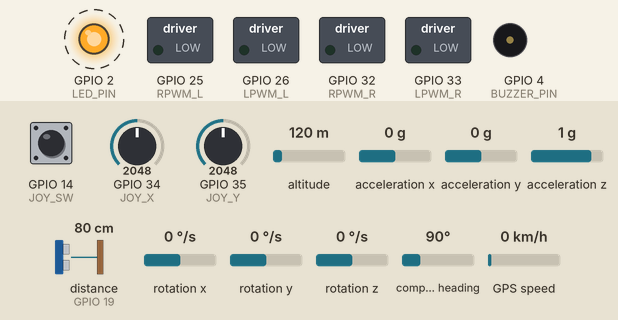
The sketch below on a simulated ESP32. On the bench: switched loads named in the sketch (green lamp = pin HIGH), output pins drawn as LEDs (lit = HIGH), buzzer (waves = sounding). Wiring (inferred from the names in the program): ultrasonic range finder: trigger GPIO 18; echo GPIO 19. Dashed ring = blinking. Inputs (shaded band) come from the test bench; at power-on: acceleration x 0 g, distance to the obstacle (sensor on GPIO 19) 80 cm, GPIO 14 (JOY_SW) HIGH, GPIO 34 (JOY_X) = 2048, GPIO 35 (JOY_Y) = 2048, altitude 120 m, acceleration y 0 g, acceleration z 1 g, rotation x 0 °/s, rotation y 0 °/s, rotation z 0 °/s, compass heading 90°, GPS speed 0 km/h. The echo pulse lasts 58.3 µs per cm; the GPS gets a fix after 3 s at 37.7749, -122.4194 with 8 satellites; nothing arrives over Bluetooth unless stated; pins used as bus, display or sensor lines are not drawn; what the sketch prints to the serial monitor is not drawn.

Above: at 1.5 s.
1.6 s: acceleration x set to -1 g
At 4.4 s:
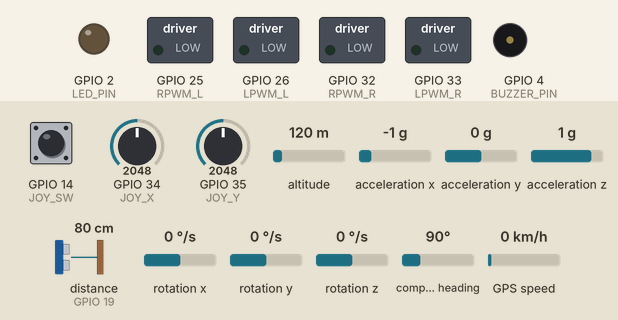
5.7 s: acceleration x set to -1.3 g
At 6.18 s:
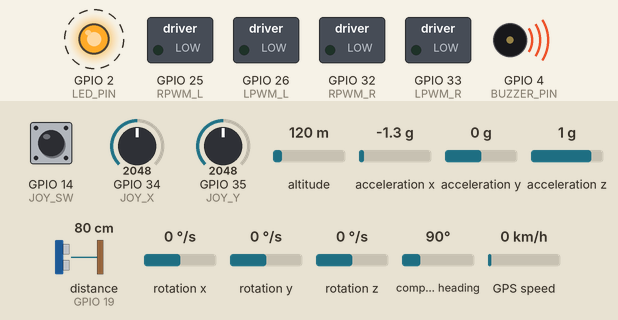
9.2 s: distance to the obstacle (sensor on GPIO 19) set to 35 cm
12.7 s: distance to the obstacle (sensor on GPIO 19) set to 18 cm
16.2 s: GPIO 14 (JOY_SW) pulled LOW for 0.15 s
19.7 s: GPIO 14 (JOY_SW) pulled LOW for 1 s
At 20.13 s:
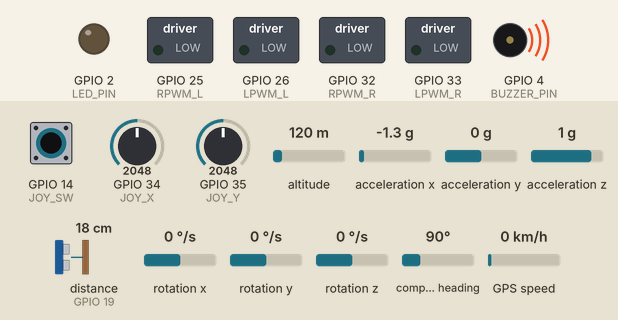
Timing chart, 0 to 24.2 s (numbered marks = the images above; inputs shaded):
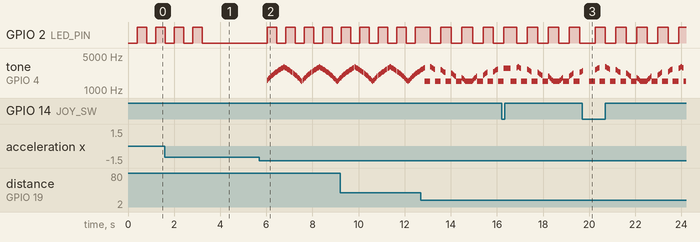

The sketch:

SmartWheelchair.ino
```cpp
#include <Wire.h>
#include <MPU6050.h>
#include <TinyGPSPlus.h>
#include "BluetoothSerial.h"

// ===== MODULES =====
BluetoothSerial SerialBT;
TinyGPSPlus gps;
HardwareSerial SerialGPS(2);
MPU6050 mpu;

// ===== PINS =====
const int RPWM_R = 32, LPWM_R = 33, RPWM_L = 25, LPWM_L = 26;
const int JOY_X = 34, JOY_Y = 35, JOY_SW = 14;
const int TRIG_PIN = 18, ECHO_PIN = 19;
const int BUZZER_PIN = 4, LED_PIN = 2;

// ===== SPEED SETTINGS =====
int btSpeed = 45;          // Normal Bluetooth speed
int maxSpeed = 120;        // Max speed for joystick
const int BOOST_SPEED = 70;
const int PRECISION_SPEED = 30;

// ===== JOYSTICK CONFIG =====
int centerX = 2048, centerY = 2048;
const int deadzone = 600;

// ===== STATE =====
bool btActive = false, joystickActive = false;
bool alarmActive = false, buttonAlarmActive = false, fallDetected = false;
bool blinkState = false;
unsigned long lastBlink = 0;
unsigned long lastBTTime = 0, lastJoyTime = 0;
const unsigned long BT_TIMEOUT = 3000, JOY_TIMEOUT = 800;
unsigned long lastGPSread = 0, lastGPSsend = 0, lastFallCheck = 0, lastObstacleCheck = 0;
bool lastButtonState = HIGH;

// ===== SETUP =====
void setup() {
  Serial.begin(115200);
  Wire.begin(21, 22);
  mpu.initialize();
  SerialBT.begin("ESP32_WHEELCHAIR");
  SerialGPS.begin(9600, SERIAL_8N1, 16, 17);

  pinMode(RPWM_R, OUTPUT); pinMode(LPWM_R, OUTPUT);
  pinMode(RPWM_L, OUTPUT); pinMode(LPWM_L, OUTPUT);
  pinMode(TRIG_PIN, OUTPUT); pinMode(ECHO_PIN, INPUT);
  pinMode(LED_PIN, OUTPUT); pinMode(BUZZER_PIN, OUTPUT);
  pinMode(JOY_SW, INPUT_PULLUP);

  stopAll();

  long sumX = 0, sumY = 0;
  for (int i = 0; i < 30; i++) {
    sumX += analogRead(JOY_X);
    sumY += analogRead(JOY_Y);
    delay(10);
  }
  centerX = sumX / 30; centerY = sumY / 30;

  Serial.printf("🧭 Joystick centered: %d,%d\n", centerX, centerY);
  Serial.println("✅ System ready!");
}

// ===== LOOP =====
void loop() {
  handleBluetooth();
  handleJoystick();
  handleButton();
  handleGPS();

  if (millis() - lastFallCheck > 500) { detectFall(); lastFallCheck = millis(); }
  if (millis() - lastObstacleCheck > 200) { obstacleCheck(); lastObstacleCheck = millis(); }

  if (btActive && millis() - lastBTTime > BT_TIMEOUT) { btActive = false; stopAll(); }
  if (joystickActive && millis() - lastJoyTime > JOY_TIMEOUT) { joystickActive = false; stopAll(); }

  if (alarmActive) emergencySirenPattern();

  handleBlinkActivity();
}

// ===== LED BLINK INDICATOR =====
void handleBlinkActivity() {
  bool anyTask =
      btActive ||
      joystickActive ||
      alarmActive ||
      fallDetected ||
      buttonAlarmActive;

  if (anyTask) {
    if (millis() - lastBlink > 400) {
      blinkState = !blinkState;
      digitalWrite(LED_PIN, blinkState);
      lastBlink = millis();
    }
  } else {
    digitalWrite(LED_PIN, LOW);
  }
}

// ===== MOTOR CONTROL =====
void setMotorPWM(int leftPWM, int rightPWM) {
  if (alarmActive) { stopAll(); return; }

  leftPWM = constrain(leftPWM, -maxSpeed, maxSpeed);
  rightPWM = constrain(rightPWM, -maxSpeed, maxSpeed);

  if (leftPWM >= 0) { analogWrite(RPWM_L, leftPWM); analogWrite(LPWM_L, 0); }
  else { analogWrite(RPWM_L, 0); analogWrite(LPWM_L, abs(leftPWM)); }

  if (rightPWM >= 0) { analogWrite(RPWM_R, rightPWM); analogWrite(LPWM_R, 0); }
  else { analogWrite(RPWM_R, 0); analogWrite(LPWM_R, abs(rightPWM)); }
}

void stopAll() {
  analogWrite(RPWM_R, 0); analogWrite(LPWM_R, 0);
  analogWrite(RPWM_L, 0); analogWrite(LPWM_L, 0);
}

// ===== JOYSTICK =====
void handleJoystick() {
  if (btActive || alarmActive) return;

  int x = analogRead(JOY_X) - centerX;
  int y = centerY - analogRead(JOY_Y);

  if (abs(x) < deadzone) x = 0;
  if (abs(y) < deadzone) y = 0;
  if (x == 0 && y == 0) { stopAll(); joystickActive = false; return; }

  joystickActive = true; lastJoyTime = millis();

  int pwmLeft = constrain(map(y - x, -2048, 2048, -maxSpeed, maxSpeed), -maxSpeed, maxSpeed);
  int pwmRight = constrain(map(y + x, -2048, 2048, -maxSpeed, maxSpeed), -maxSpeed, maxSpeed);

  setMotorPWM(pwmLeft, pwmRight);
}

// ===== BLUETOOTH CONTROL =====
void handleBluetooth() {
  while (SerialBT.available()) {
    char c = toupper(SerialBT.read());
    if (c == '\r' || c == '\n') continue;
    btActive = true; lastBTTime = millis(); joystickActive = false;

    if (alarmActive) { stopAll(); return; }

    switch (c) {
      case 'U': setMotorPWM(btSpeed, btSpeed); break;
      case 'D': setMotorPWM(-btSpeed, -btSpeed); break;
      case 'L': setMotorPWM(-btSpeed, btSpeed); break;
      case 'R': setMotorPWM(btSpeed, -btSpeed); break;
      case 'S': stopAll(); break;
      case 'G': sendGPSLocation(); break;

      case 'Q': setMotorPWM(btSpeed * 0.5, btSpeed); break;
      case 'E': setMotorPWM(btSpeed, btSpeed * 0.5); break;
      case 'Z': setMotorPWM(-btSpeed * 0.5, -btSpeed); break;
      case 'C': setMotorPWM(-btSpeed, -btSpeed * 0.5); break;

      case 'B': btSpeed = BOOST_SPEED;
                Serial.println("🚀 Boost Mode ON (70)");
                SerialBT.println("🚀 Boost Mode ON (70)"); break;
      case 'P': btSpeed = PRECISION_SPEED;
                Serial.println("🐢 Precision Mode ON (30)");
                SerialBT.println("🐢 Precision Mode ON (30)"); break;

      default:
        Serial.println("❌ Invalid BT command");
        SerialBT.println("❌ Invalid BT command");
        break;
    }
  }
}

// ===== FALL DETECTION =====
void detectFall() {
  if (buttonAlarmActive) return;

  int16_t ax, ay, az;
  mpu.getAcceleration(&ax, &ay, &az);
  float axg = ax / 16384.0, ayg = ay / 16384.0, azg = az / 16384.0;
  float totalAccel = sqrt(axg * axg + ayg * ayg + azg * azg);
  float tiltAngle = acos(azg / totalAccel) * 57.3;

  if ((tiltAngle > 50 || totalAccel < 0.5) && !alarmActive) {
    fallDetected = true; alarmActive = true;
    Serial.println("⚠ FALL DETECTED!");
    sendGPSLocation();
  }

  if (!buttonAlarmActive && alarmActive && tiltAngle < 20 && totalAccel > 0.8) {
    alarmOff(); Serial.println("✅ Upright restored");
  }
}

// ===== BUTTON =====
void handleButton() {
  bool btnState = digitalRead(JOY_SW);
  if (btnState == LOW && lastButtonState == HIGH) {
    buttonAlarmActive = !buttonAlarmActive;
    alarmActive = buttonAlarmActive;
    if (buttonAlarmActive) {
      Serial.println("🚨 EMERGENCY ALARM TRIGGERED");
      sendGPSLocation();
    } else {
      Serial.println("🔕 Emergency Alarm OFF");
      alarmOff();
    }
    delay(300);
  }
  lastButtonState = btnState;
}

// ===== OBSTACLE DETECTION =====
void obstacleCheck() {
  digitalWrite(TRIG_PIN, LOW); delayMicroseconds(2);
  digitalWrite(TRIG_PIN, HIGH); delayMicroseconds(10);
  digitalWrite(TRIG_PIN, LOW);

  long duration = pulseIn(ECHO_PIN, HIGH, 25000);
  float distance = duration * 0.034 / 2;

  if (distance <= 0 || distance > 20) { noTone(BUZZER_PIN); return; }

  Serial.printf("📏 Distance: %.1f cm\n", distance);

  if (distance < 7) { stopAll(); tone(BUZZER_PIN, 3000); delay(100); }
  else if (distance < 15) { tone(BUZZER_PIN, 2000); delay(150); }
  else if (distance < 20) { tone(BUZZER_PIN, 1500); delay(250); }
  else noTone(BUZZER_PIN);
}

// ===== SIREN =====
void emergencySirenPattern() {
  static unsigned long lastChange = 0;
  static int toneFreq = 1500;
  static bool rising = true;

  unsigned long now = millis();
  if (now - lastChange > 50) {
    lastChange = now;
    toneFreq += rising ? 100 : -100;
    if (toneFreq >= 3000) rising = false;
    if (toneFreq <= 1500) rising = true;
    tone(BUZZER_PIN, toneFreq);
  }
}

void alarmOff() {
  alarmActive = false;
  fallDetected = false;
  noTone(BUZZER_PIN);
}

// ===== GPS =====
void handleGPS() {
  if (millis() - lastGPSread > 200) {
    while (SerialGPS.available()) gps.encode(SerialGPS.read());
    lastGPSread = millis();
  }
  if (millis() - lastGPSsend > 5000) {
    sendGPSLocation();
    lastGPSsend = millis();
  }
}

void sendGPSLocation() {
  if (gps.location.isValid()) {
    String loc = String(gps.location.lat(), 6) + "," + String(gps.location.lng(), 6);
    Serial.println("📡 GPS: " + loc);
    SerialBT.println("GPS:" + loc);
  } else {
    Serial.println("📡 GPS: No fix");
    SerialBT.println("GPS: No fix");
  }
}
```

Measured:
- the behaviour switches between -1.1 and -1.2 g on acceleration x (found by bisection; images 1 and 2)
- after the input at 5.7 s, GPIO 2 (LED_PIN): alternates HIGH for 0.40 s and LOW for 0.40 s, starting after 0.33 s; tone on GPIO 4 (BUZZER_PIN): plays 1600 Hz for 0.05 s, 1700 Hz for 0.02 s, 1800 Hz for 0.05 s, 1900 Hz for 0.05 s, 2000 Hz for 0.05 s, 2100 Hz for 0.03 s … (62 notes in this stretch), starting after 0.33 s
- by itself, GPIO 2 (LED_PIN): alternates HIGH for 0.40 s and LOW for 0.40 s, 5 changes in all, then stays LOW
